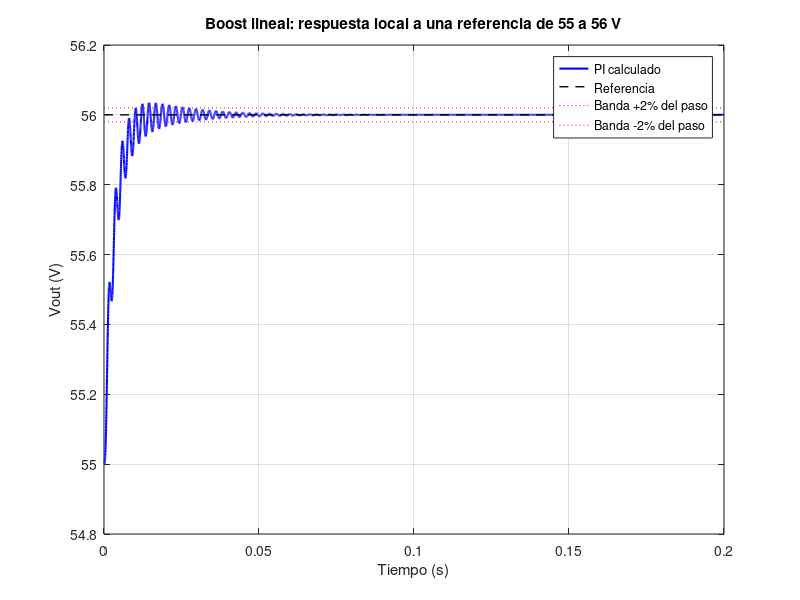
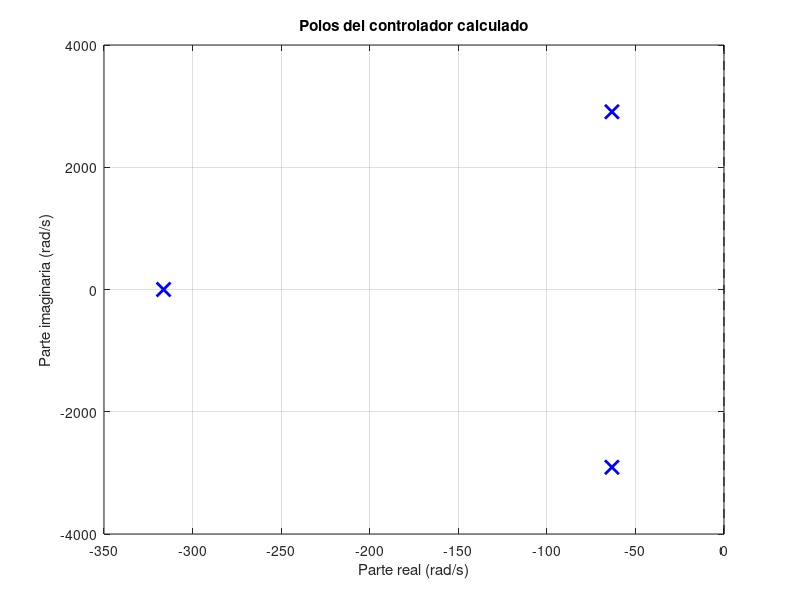

The MATLAB source for these figures, in order:
%% DISENO MATEMATICO DEL PI PARA BOOST (METODO DEL DOCENTE)
% Modelo promediado IDEAL, entrada Vin constante (NO es aun panel real).
% No requiere Control System Toolbox. Se usa MATLAB basico y ode45.
% Importante: Las ganancias son EXACTAS PARA LOS POLOS ELEGIDOS,
% NO son ganancias universales ni garantizan funcionamiento con bateria.
clear; clc; close all;

%% 1. DATOS ACTUALES Y PUNTO DE OPERACION
Vin = 19;            % V
Vo = 55;             % V
L = 300e-6;          % H, bobina fabricada
Co = 47e-6;          % F, capacitor de salida
R = 47;              % ohm, carga resistiva
fs = 31370;          % Hz, frecuencia PWM en PSIM
Ppanel = 90;         % W, nominal declarado

q = Vin/Vo;          % q=1-D
D0 = 1-q;
Io = Vo/R;
IL = Io/q;

%% 2. PLANTA Gvd(s)=(a*s+b)/(s^2+c*s+d)
a = -IL/Co;
b = q*Vo/(L*Co);
c = 1/(R*Co);
d = q*q/(L*Co);

fprintf('\n=== PLANTA BOOST EN CCM ===\n');
fprintf('D0=%.8f, Io=%.6f A, IL=%.6f A\n',D0,Io,IL);
fprintf('Gvd(s)=(%.10g*s + %.10g)/(s^2 + %.10g*s + %.10g)\n',a,b,c,d);
fprintf('Polos planta [rad/s]:\n'); disp(roots([1,c,d]));
fprintf('Cero RHP de planta: %.5f rad/s (%.2f Hz)\n',-b/a,(-b/a)/(2*pi));

%% 3. CRITERIOS EXPLICITOS DEL METODO PARAMETRICO
% Polos objetivos = (s+p3)*(s^2+2*zeta*wn*s+wn^2)
% Se adopta como CRITERIO INICIAL wn=sqrt(d), la frecuencia natural
% del par LC de la planta y m=5 (limite inferior sugerido por el docente).
% Se impone p3=m*zeta*wn y se RESUELVE zeta; NO se adivina Kp ni Ki.
wn = sqrt(d);       % rad/s, a partir de la planta
m = 5;              % criterio de separacion de polos del documento

% Igualando s^2 y s^0:
% Kp=((m+2)*zeta*wn-c)/a
% Ki=(m*zeta*wn^3)/b
% Igualando coeficiente de s (y usando wn^2=d), queda:
% 2*m*wn^2*zeta^2 - [(b/a)*(m+2)*wn+(a/b)*m*wn^3]*zeta
% + (b/a)*c = 0
coefZ = [2*m*wn^2, -((b/a)*(m+2)*wn+(a/b)*m*wn^3), (b/a)*c];
raicesZ = roots(coefZ);
validas = real(raicesZ(abs(imag(raicesZ))<1e-9 & real(raicesZ)>0));
if numel(validas)~=1
    error('El criterio escogido no produce una solucion zeta positiva unica.');
end
zeta = validas(1);
p3 = m*zeta*wn;
Kp = ((m+2)*zeta*wn-c)/a;
Ki = (p3*wn^2)/b;
Ti = Kp/Ki;

if ~(Kp>0 && Ki>0 && p3>0)
    error('Solucion no admisible: alguna ganancia o p3 no es positiva.');
end

%% 4. COMPROBACION EXACTA DE LOS 3 COEFICIENTES
% Caracteristico con PI:
% s^3 + (c+a*Kp)*s^2 + (d+b*Kp+a*Ki)*s + b*Ki
polReal = [1,c+a*Kp,d+b*Kp+a*Ki,b*Ki];
polDeseado = conv([1,p3],[1,2*zeta*wn,wn^2]);
errRelativo = max(abs(polReal-polDeseado)./max(1,abs(polDeseado)));
polosLC = roots(polReal);

fprintf('\n=== UBICACION PARAMETRICA EXACTA (criterios m=5, wn=sqrt(d)) ===\n');
fprintf('wn = %.8f rad/s\n',wn);
fprintf('zeta = %.10f\n',zeta);
fprintf('p3 = %.8f rad/s; p3/(zeta*wn)=%.3f\n',p3,p3/(zeta*wn));
fprintf('Kp = %.12f\n',Kp);
fprintf('Ki = %.12f 1/s\n',Ki);
fprintf('Ti = %.12f s (para bloque PI de PSIM)\n',Ti);
fprintf('Error relativo maximo de coeficientes = %.3e\n',errRelativo);
fprintf('Polos reales del lazo cerrado [rad/s]:\n'); disp(polosLC);
fprintf('Estable (todos Re(p)<0): %d\n',all(real(polosLC)<0));

%% 5. RESPUESTA AL ESCALON LOCAL DE 1 V (55 a 56 V)
% Estado de pequena senal x=[delta_iL, delta_Vo, integral_error].
% Este NO es el arranque desde el reposo ni incluye saturacion PWM.
Am = [0,-q/L; q/Co,-1/(R*Co)];
Bm = [Vo/L; -IL/Co];
Cm = [0,1];
Acl = [Am-Bm*Kp*Cm, Bm*Ki; -Cm, 0];
Bcl = [Bm*Kp;1];

t = linspace(0,0.20,10001);
x0 = zeros(3,1);
opciones = odeset('RelTol',1e-8,'AbsTol',1e-10,'MaxStep',2e-5);
[tOut,xOut] = ode45(@(tt,xx) Acl*xx+Bcl*1,t,x0,opciones);
Vsim = Vo+xOut(:,2);
Vref = Vo+1;
peak = max(Vsim);
sobreimpulsoPaso = max(0,(peak-Vref))*100; % % respecto a paso de 1 V
fuera = find(abs(Vsim-Vref)>0.02);           % banda +/-2 % del paso
if isempty(fuera)
    tEst = 0;
elseif fuera(end)<numel(tOut)
    tEst = tOut(fuera(end)+1);
else
    tEst = NaN;
end

fprintf('\n=== PRUEBA LINEAL LOCAL: Vref 55 -> 56 V ===\n');
fprintf('Vmax = %.6f V\n',peak);
fprintf('Sobreimpulso respecto al escalon de 1 V = %.3f %%\n',sobreimpulsoPaso);
if ~isnan(tEst)
    fprintf('Tiempo de establecimiento (+/-2 %% de paso de 1 V) = %.5f s\n',tEst);
else
    fprintf('Sin establecimiento dentro del intervalo simulado.\n');
end

figure('Color','w','Name','Respuesta PI por ubicacion paramétrica');
plot(tOut,Vsim,'b','LineWidth',1.5); hold on;
plot([0,tOut(end)],[Vref,Vref],'k--','LineWidth',1);
plot([0,tOut(end)],[Vref+.02,Vref+.02],'r:');
plot([0,tOut(end)],[Vref-.02,Vref-.02],'r:');
grid on;
xlabel('Tiempo (s)'); ylabel('Vout (V)');
title('Boost lineal: respuesta local a una referencia de 55 a 56 V');
legend('PI calculado','Referencia','Banda +2% del paso','Banda -2% del paso','Location','best');

figure('Color','w','Name','Polos lazo cerrado');
plot(real(polosLC),imag(polosLC),'bx','MarkerSize',10,'LineWidth',2); hold on;
plot([0,0],[-4000,4000],'k--'); grid on;
xlabel('Parte real (rad/s)');ylabel('Parte imaginaria (rad/s)');
title('Polos del controlador calculado');

%% 6. LIMITACIONES
fprintf('\n=== IMPORTANTE ===\n');
fprintf('Ganancias exactas PARA la ubicacion de polos especificada.\n');
fprintf('Falta validar en PSIM el arranque, perturbaciones y saturaciones.\n');
fprintf('No incluye el modelo FV ni la bateria, ni limita la corriente a 5 A.\n');
fprintf('El valor de Ti puede exigir cuidadoso tratamiento del anti-windup y muestreo digital.\n');
fprintf('Dato de panel inconsistente: Vmp*Imp = %.2f W, distinto de %.2f W.\n',19*6.04,Ppanel);
